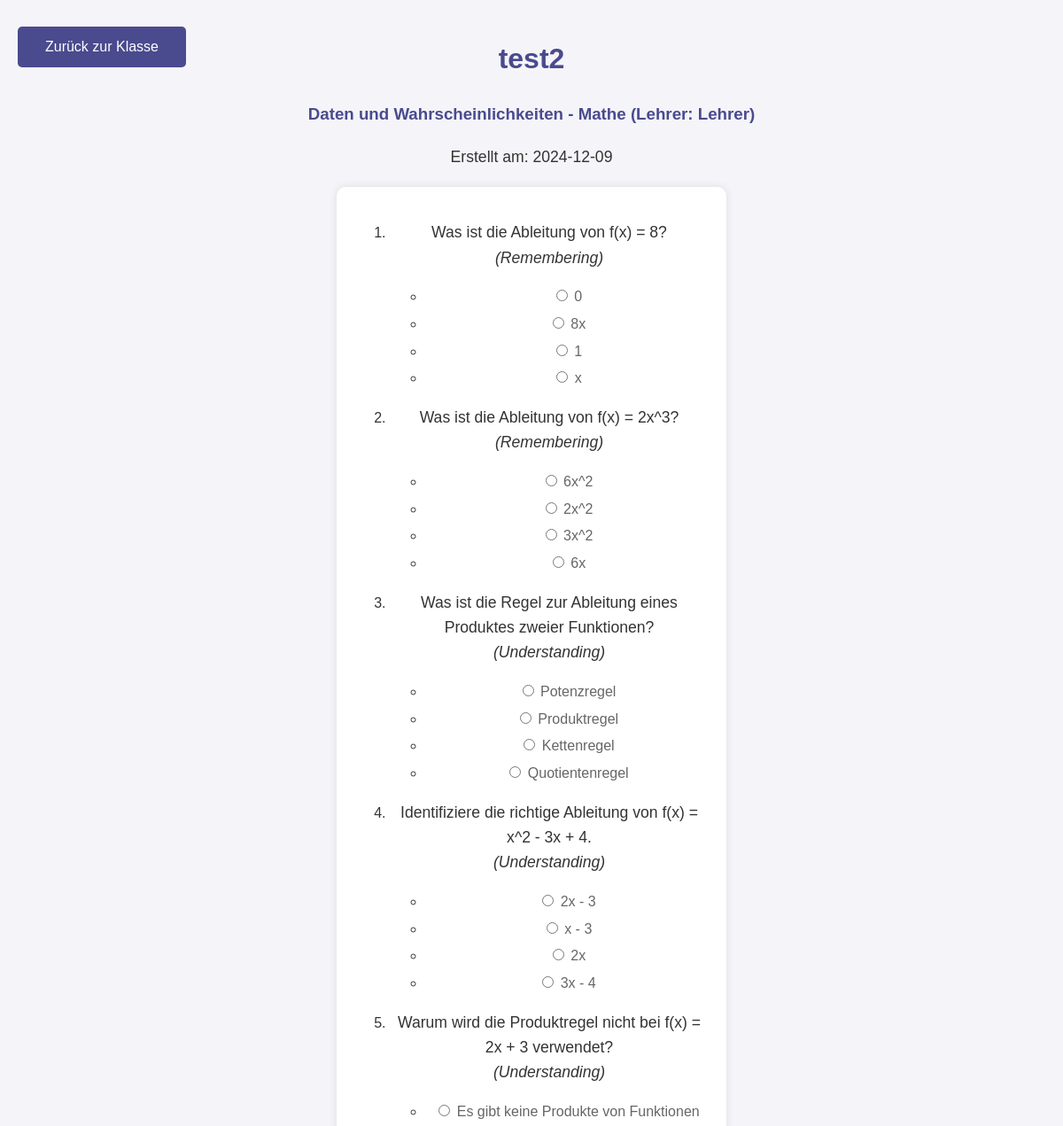
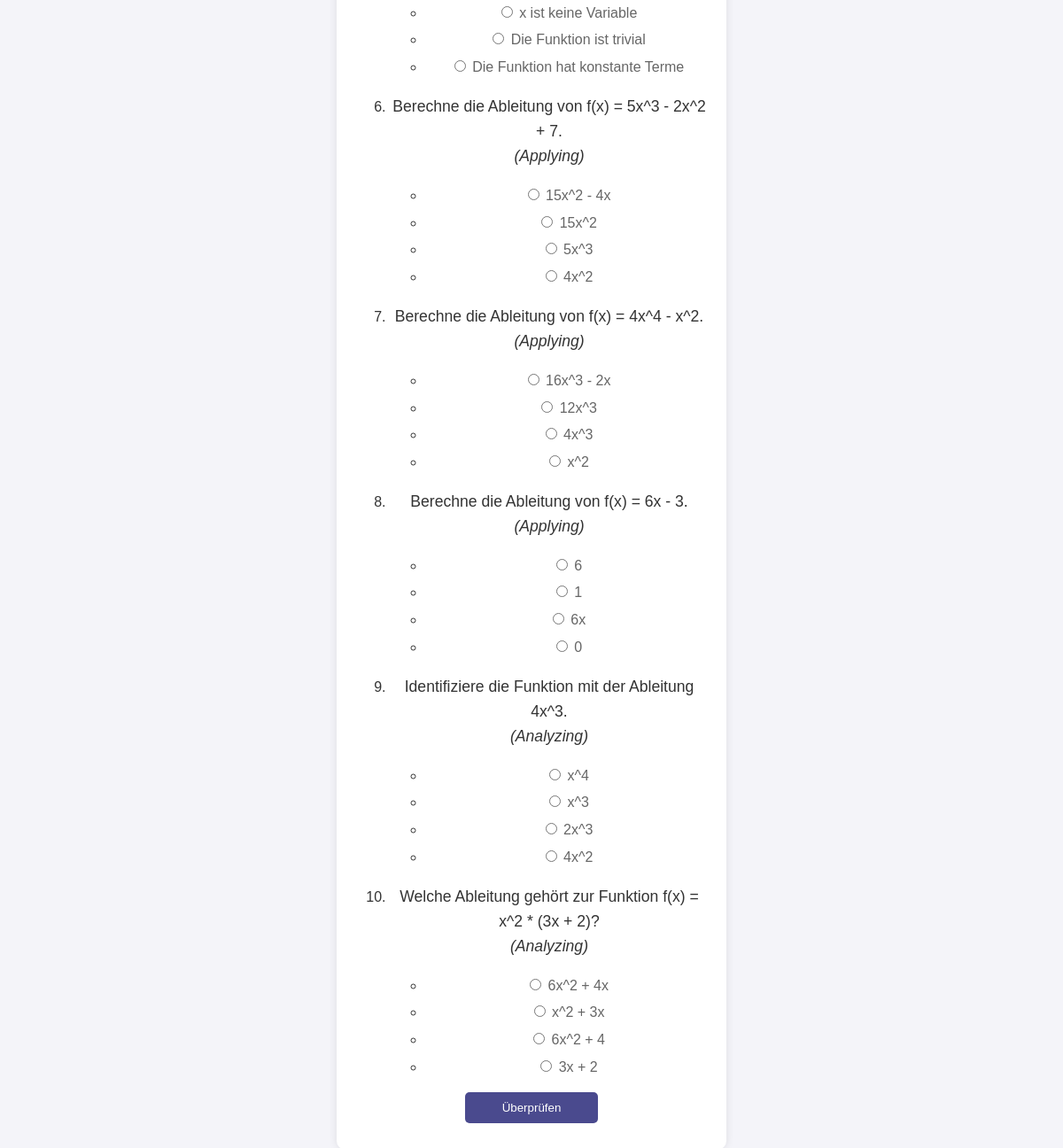
Screenshot of /homework/15/3 (signed in) with the database file from the repository (2 pictures, top to bottom).
### tables this page shows
CREATE TABLE Homework (
    id INTEGER PRIMARY KEY AUTOINCREMENT,
    class_id INTEGER,
    description TEXT NOT NULL,
    date_created TIMESTAMP DEFAULT CURRENT_TIMESTAMP, title TEXT NOT NULL DEFAULT 'Untitled Homework',
    FOREIGN KEY (class_id) REFERENCES Classes(id)
);

CREATE TABLE "Classes" (
    id INTEGER PRIMARY KEY AUTOINCREMENT,
    class_name TEXT NOT NULL,
    subject TEXT NOT NULL,
    teacher_id INTEGER, grade_level INTEGER,
    FOREIGN KEY (teacher_id) REFERENCES Teachers (id)
);

CREATE TABLE Teachers (
    id INTEGER PRIMARY KEY AUTOINCREMENT,
    name TEXT NOT NULL,
    email TEXT UNIQUE NOT NULL,
    password TEXT NOT NULL
);

CREATE TABLE "HomeworkQuestions" (
  id INTEGER PRIMARY KEY AUTOINCREMENT,
  homework_id INTEGER,
  skill_level INTEGER CHECK (skill_level BETWEEN 1 AND 10),
  question TEXT NOT NULL,
  correct_answer TEXT NOT NULL,
  explanation TEXT,
  question_type TEXT CHECK (
    question_type IN ('multiple_choice', 'text', 'number')
  ),
  options TEXT,
  taxonomy TEXT,
  FOREIGN KEY (homework_id) REFERENCES Homework (id) ON DELETE CASCADE
);

### app.py (the view)
@app.route('/homework/<int:homework_id>/<int:student_id>')
def view_homework_student(homework_id, student_id):
    import json
    conn = get_db_connection()
    class_info = conn.execute(
        'SELECT Classes.id, Classes.class_name, Classes.subject, Teachers.name AS teacher_name '
        'FROM Classes '
        'JOIN Teachers ON Classes.teacher_id = Teachers.id '
        'JOIN Homework ON Classes.id = Homework.class_id '
        'WHERE Homework.id = ?', (homework_id,)
    ).fetchone()
    if not class_info:
        conn.close()
        return "Fehler: Diese Klasse existiert nicht.", 404
    student = conn.execute(
        'SELECT class_skill_level FROM ClassMembers WHERE student_id = ?', (student_id,)
    ).fetchone()
    student_skill_level = student['class_skill_level'] if student else 0
    if student_skill_level <= 3:
        skill_level = 1
    elif student_skill_level <= 7:
        skill_level = 4
    else:
        skill_level = 8
    homework = conn.execute(
        'SELECT id, title, description, date_created, class_id FROM Homework WHERE id = ?',
        (homework_id,)
    ).fetchone()
    if not homework:
        conn.close()
        return "Fehler: Diese Hausaufgabe existiert nicht.", 404
    question_data = conn.execute(
        'SELECT question, correct_answer, explanation, options, taxonomy, skill_level FROM HomeworkQuestions WHERE homework_id = ? AND skill_level = ?',
        (homework_id, skill_level)
    ).fetchall()
    questions = []
    correct_answers = {}
    explanations = {}
    for idx, row in enumerate(question_data):
        question = dict(row)
        question['options'] = [{'index': i, 'option': opt} for i, opt in enumerate(json.loads(question['options']))]
        questions.append({'index': idx, **question})
        correct_answers[idx] = question['correct_answer']
        explanations[idx] = question['explanation']
    conn.close()
    return render_template(
        'view_homework_student.html',
        homework=homework,
        questions=questions,
        class_info=class_info,
        student_id=student_id,
        correct_answers=correct_answers,
        explanations=explanations
    )

### app.py (called while the page is built)
def get_db_connection():
    conn = sqlite3.connect('ahg/database.db')
    conn.row_factory = sqlite3.Row
    return conn

### templates/view_homework_student.html (shortened to what this page needs)
<!DOCTYPE html>
<html lang="de">
<head>
    <link rel="stylesheet" href="{{ url_for('static', filename='styles.css') }}">
</head>
<body>
    <div class="top-buttons" style="display: flex; justify-content: flex-start;">
        <a href="/class_details_student/{{ class_info['id'] }}/{{ student_id }}" class="button">Zurück zur Klasse</a>
    </div>
    <h1>{{ homework['title'] }}</h1>
    <h3>{{ class_info.class_name }} - {{ class_info.subject }} (Lehrer: {{ class_info.teacher_name }})</h3>
    <p>Erstellt am: {{ homework['date_created'] }}</p>
    <form id="homework-form">
        <ol>
            {% for question in questions %}
                <li>
                    <p>{{ question['question'] }} <br> <em>({{ question['taxonomy'] }})</em></p>
                    <ul>
                        {% for option in question['options'] %}
                            <li>
                                <label>
                                    <input type="radio" name="answer_{{ question.index }}" value="{{ option.index }}">
                                    {{ option.option }}
                                </label>
                            </li>
                        {% endfor %}
                    </ul>
                </li>
            {% endfor %}
        </ol>
        <button id="check-button" type="button" onclick="checkAnswers()">Überprüfen</button>
    </form>
</body>
</html>

### static/styles.css (style rules this page uses)
body { font-family: 'Arial', sans-serif; background-color: #f4f4f9; color: #333; margin: 0; padding: 20px; line-height: 1.6; }
h1, h2, h3 { color: #4a4a8e; text-align: center; }
.button, button, .back-button { background-color: #4a4a8e; color: white; border: none; padding: 10px 20px; margin: 10px 0; border-radius: 5px; cursor: pointer; transition: background-color 0.3s ease; text-decoration: none; display: block; text-align: center; width: 150px; margin-left: auto; margin-right: auto; }
.top-buttons { position: absolute; top: 20px; left: 20px; display: flex; gap: 10px; }
form { background-color: #fff; padding: 20px; border-radius: 10px; box-shadow: 0 0 10px rgba(0, 0, 0, 0.1); max-width: 400px; margin: 20px auto; }
label { display: block; margin-bottom: 5px; color: #666; }
a { text-decoration: none; color: #4a4a8e; }
form { background-color: #fff; padding: 20px; border-radius: 10px; box-shadow: 0 0 10px rgba(0, 0, 0, 0.1); max-width: 400px; margin: 20px auto; text-align: center; }
p { color: #333; font-size: 1.1em; text-align: center; }

### rows the page displays
Homework: title "test2", date_created "2024-12-09"
Classes: class_name "Daten und Wahrscheinlichkeiten", subject "Mathe"
Teachers: teacher_name "Lehrer"
HomeworkQuestions: question "Was ist die Ableitung von f(x) = 8?", taxonomy "Remembering", option "0" "8x" "1" "x"
HomeworkQuestions: question "Was ist die Ableitung von f(x) = 2x^3?", taxonomy "Remembering", option "6x^2" "2x^2" "3x^2" "6x"
HomeworkQuestions: question "Was ist die Regel zur Ableitung eines Produktes zweier Funktionen?", taxonomy "Understanding", option "Potenzregel" "Produktregel" "Kettenregel" "Quotientenregel"
HomeworkQuestions: question "Identifiziere die richtige Ableitung von f(x) = x^2 - 3x + 4.", taxonomy "Understanding", option "2x - 3" "x - 3" "2x" "3x - 4"
HomeworkQuestions: question "Warum wird die Produktregel nicht bei f(x) = 2x + 3 verwendet?", taxonomy "Understanding", option "Es gibt keine Produkte von Funktionen" "x ist keine Variable" "Die Funktion ist trivial" "Die Funktion hat konstante Terme"
HomeworkQuestions: question "Berechne die Ableitung von f(x) = 5x^3 - 2x^2 + 7.", taxonomy "Applying", option "15x^2 - 4x" "15x^2" "5x^3" "4x^2"
HomeworkQuestions: question "Berechne die Ableitung von f(x) = 4x^4 - x^2.", taxonomy "Applying", option "16x^3 - 2x" "12x^3" "4x^3" "x^2"
HomeworkQuestions: question "Berechne die Ableitung von f(x) = 6x - 3.", taxonomy "Applying", option "6" "1" "6x" "0"
HomeworkQuestions: question "Identifiziere die Funktion mit der Ableitung 4x^3.", taxonomy "Analyzing", option "x^4" "x^3" "2x^3" "4x^2"
HomeworkQuestions: question "Welche Ableitung gehört zur Funktion f(x) = x^2 * (3x + 2)?", taxonomy "Analyzing", option "6x^2 + 4x" "x^2 + 3x" "6x^2 + 4" "3x + 2"
